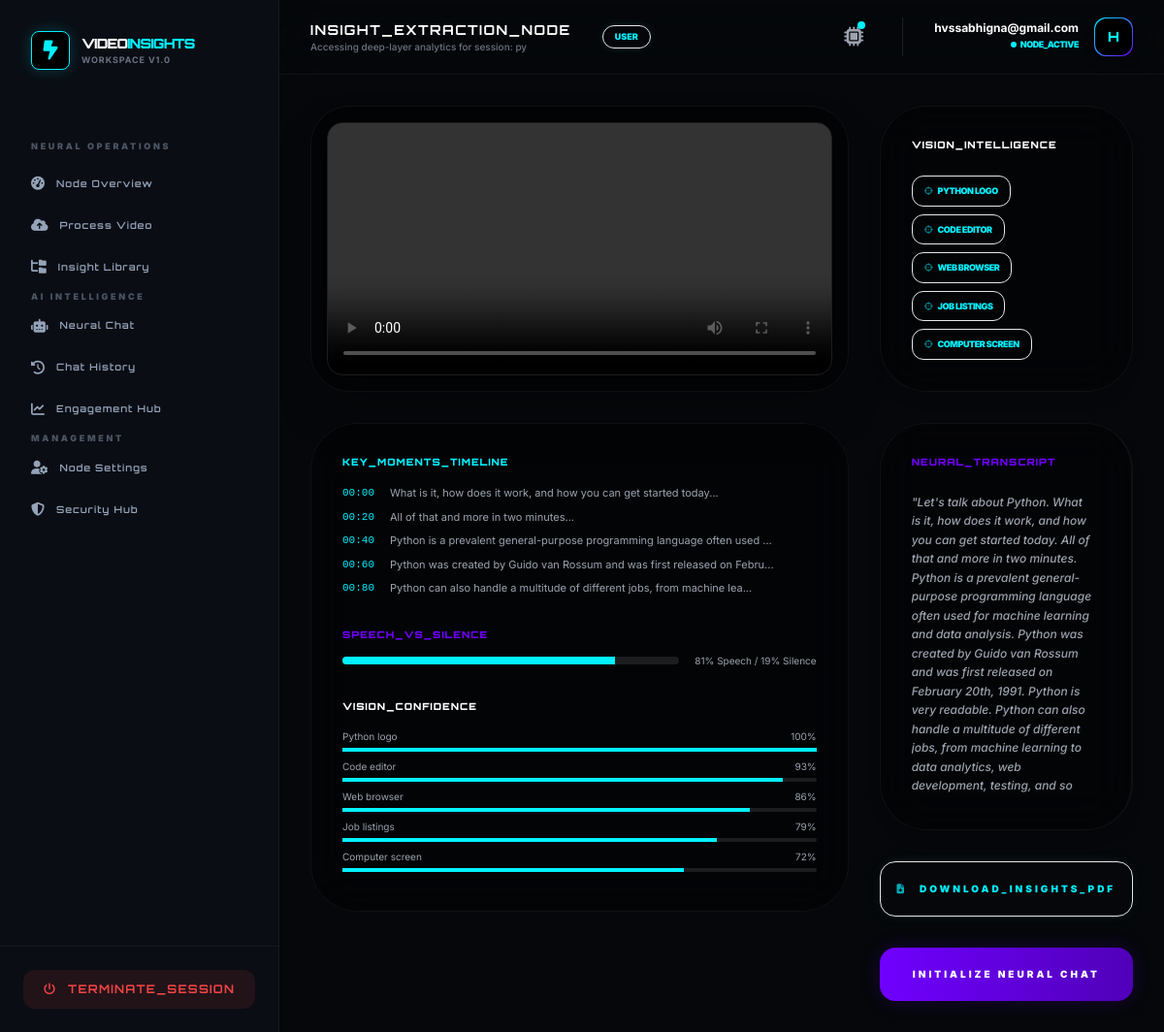
Screenshot of /analysis/insights/47/ (signed in) with the database file from the repository.
### videos/models.py (models this page shows)
class VideoAnalysis(models.Model):
    user = models.ForeignKey(settings.AUTH_USER_MODEL, on_delete=models.CASCADE)
    title = models.CharField(max_length=255)
    video_file = models.FileField(upload_to='videos/', null=True, blank=True) # Binary Node
    youtube_url = models.URLField(null=True, blank=True) # Stream Node
    transcript = models.TextField(null=True, blank=True) # Speech-to-Text Node
    summary = models.TextField(null=True, blank=True)
    keywords = models.JSONField(default=list) # NLP Topic Node
    engagement_data = models.JSONField(default=list, null=True, blank=True)
    objects_detected = models.JSONField(default=list) # Computer Vision Node
    key_moments = models.JSONField(default=list, blank=True)
    activity_type = models.CharField(max_length=100, default="General Analysis")
    created_at = models.DateTimeField(auto_now_add=True)
    ai_processed = models.BooleanField(default=False)
    ai_failed = models.BooleanField(default=False)

### accounts/models.py (models this page shows, shortened)
class User(AbstractUser):
    username = None
    email = models.EmailField(unique=True)
    ROLE_CHOICES = (
        ('admin', 'Admin'),
        ('user', 'User'),
    )
    role = models.CharField(max_length=10, choices=ROLE_CHOICES, default='user')
    is_verified = models.BooleanField(default=False)
    login_count = models.PositiveIntegerField(default=0)
    USERNAME_FIELD = 'email'
    REQUIRED_FIELDS = []
    objects = CustomUserManager()

### analysis/views.py (the view, shortened to what this page needs)
# urls.py: path('insights/<int:pk>/', views.video_insight_detail, name='video_insight_detail'),
@login_required
def video_insight_detail(request, pk):
    video = get_object_or_404(VideoAnalysis, pk=pk)
    sentences = [s.strip() for s in video.transcript.split(".") if len(s.strip()) > 25]
    key_moments = []
    for i, s in enumerate(sentences[:5]):
        key_moments.append({"time": f"00:{i*20:02d}", "label": s[:70] + "..."})
    word_count = len(video.transcript.split())
    speech_ratio = min(90, max(60, int(word_count / 2)))
    silence_ratio = 100 - speech_ratio
    vision_confidence = []
    for idx, obj in enumerate(video.objects_detected):
        vision_confidence.append({"label": obj, "confidence": max(55, 100 - idx * 7)})
    video.embed_url = None
    if video.youtube_url:
        if "watch?v=" in video.youtube_url:
            video.embed_url = video.youtube_url.replace("watch?v=", "embed/")
        elif "youtu.be/" in video.youtube_url:
            video.embed_url = video.youtube_url.replace("youtu.be/", "youtube.com/embed/")
    return render(request, "analysis/insight_dashboard.html", {
        "video": video,
        "key_moments": key_moments,
        "speech_ratio": speech_ratio,
        "silence_ratio": silence_ratio,
        "vision_confidence": vision_confidence
    })

### templates/analysis/insight_dashboard.html (shortened to what this page needs)
{% extends "base2.html" %}
{% block page_title %}INSIGHT_EXTRACTION_NODE{% endblock %}
{% block page_subtitle %}Accessing deep-layer analytics for session: {{ video.title }}{% endblock %}
{% block content %}
<div class="grid lg:grid-cols-3 gap-8 animate-fade-in">
    <div class="lg:col-span-2 space-y-8">
        <div class="bg-black/40 border border-white/5 p-4 rounded-[2.5rem] backdrop-blur-xl overflow-hidden shadow-2xl">
            {% if video.video_file %}
                <video class="w-full rounded-2xl border border-white/10 shadow-[0_0_30px_rgba(0,0,0,0.5)]" controls>
                    <source src="{{ video.video_file.url }}" type="video/mp4">
                </video>
            {% endif %}
        </div>
<div class="bg-black/40 border border-white/5 p-8 rounded-[3rem] backdrop-blur-xl space-y-8">
    <div>
        <h4 class="orbitron text-[10px] font-black text-[var(--accent-cyan)] tracking-widest uppercase mb-4">
            Key_Moments_Timeline
        </h4>
        <ul class="space-y-2">
            {% for m in key_moments %}
            <li class="text-[11px] text-gray-400 flex gap-4">
                <span class="text-[var(--accent-cyan)] font-mono">{{ m.time }}</span>
                <span>{{ m.label }}</span>
            </li>
            {% endfor %}
        </ul>
    </div>
    <div>
        <h4 class="orbitron text-[10px] font-black text-[var(--accent-purple)] tracking-widest uppercase mb-3">
            Speech_vs_Silence
        </h4>
        <div class="flex items-center gap-4">
            <div class="flex-1 h-2 bg-white/10 rounded-full overflow-hidden">
                <div class="h-full bg-[var(--accent-cyan)]"
                     style="width: {{ speech_ratio }}%"></div>
            </div>
            <span class="text-[10px] text-gray-400">
                {{ speech_ratio }}% Speech / {{ silence_ratio }}% Silence
            </span>
        </div>
    </div>
    <div>
        <h4 class="orbitron text-[10px] font-black text-white tracking-widest uppercase mb-4">
            Vision_Confidence
        </h4>
        {% for v in vision_confidence %}
        <div class="mb-2">
            <div class="flex justify-between text-[10px] text-gray-400 mb-1">
                <span>{{ v.label }}</span>
                <span>{{ v.confidence }}%</span>
            </div>
            <div class="h-1 bg-white/10 rounded-full">
                <div class="h-full bg-[var(--accent-cyan)]"
                     style="width: {{ v.confidence }}%"></div>
            </div>
        </div>
        {% endfor %}
    </div>
</div>
    </div>
    <div class="space-y-8">
        <div class="bg-black/40 border border-white/5 p-8 rounded-[3rem] backdrop-blur-xl shadow-lg">
            <h4 class="orbitron text-[10px] font-black text-white tracking-widest mb-6 uppercase">
                Vision_Intelligence
            </h4>
            <div class="flex flex-wrap gap-2">
                {% for obj in video.objects_detected %}
                    <span class="bg-[var(--accent-cyan)]/5 text-[var(--accent-cyan)] text-[9px] font-black px-3 py-2 rounded-xl border border-[var(--accent-cyan)]/10 uppercase tracking-tighter">
                        <i class="fa fa-crosshairs mr-1 opacity-50"></i> {{ obj }}
                    </span>
                {% empty %}
                    <p class="text-[9px] text-gray-700 italic">Vision node initializing...</p>
                {% endfor %}
            </div>
        </div>
        <div class="bg-black/40 border border-white/5 p-8 rounded-[3rem] backdrop-blur-xl h-[420px] flex flex-col shadow-lg border-r-2 border-r-[var(--accent-purple)]/20">
            <div class="flex-1 overflow-y-auto pr-2 custom-scrollbar">
                <h4 class="orbitron text-[10px] font-black text-[var(--accent-purple)] tracking-widest mb-6 uppercase">
                    Neural_Transcript
                </h4>
                <p class="text-xs text-gray-400 leading-relaxed mb-10 italic font-medium">
                    "{{ video.transcript|default:"Decoding audio stream..." }}"
                </p>
            </div>
        </div>
        <a href="{% url 'download_pdf_report' video.pk %}"
           class="block w-full bg-transparent border border-[var(--accent-cyan)]/40 hover:border-[var(--accent-cyan)] hover:bg-[var(--accent-cyan)]/5 text-[var(--accent-cyan)] text-center py-5 rounded-2xl font-black uppercase tracking-[0.3em] text-[10px] transition-all duration-300 shadow-[0_0_15px_rgba(0,255,255,0.05)] hover:shadow-[0_0_20px_rgba(0,255,255,0.15)]">
            <i class="fa fa-file-arrow-down mr-2 opacity-70"></i>
            Download_Insights_PDF
        </a>
        <a href="{% url 'ai_chatbot_with_video' video.pk %}"
           class="block w-full glow-button bg-gradient-to-r from-[var(--accent-purple)] to-[#5000b8] text-white text-center py-5 rounded-2xl font-black uppercase tracking-[0.3em] text-[10px] shadow-[0_0_20px_rgba(112,0,255,0.2)]">
            Initialize Neural Chat
        </a>
    </div>
</div>
{% endblock %}

### templates/base2.html (shortened to what this page needs)
<!DOCTYPE html>
<html lang="en">
<head>
    <script src="https://cdn.tailwindcss.com"></script>
    <link rel="stylesheet" href="https://cdnjs.cloudflare.com/ajax/libs/font-awesome/6.4.2/css/all.min.css">
</head>
<body class="min-h-screen flex">
<aside class="w-72 bg-[var(--sidebar-bg)] border-r border-white/5 hidden lg:flex flex-col sticky top-0 h-screen z-50">
    <div class="p-8">
        <a href="/" class="flex items-center gap-3">
            <div class="w-10 h-10 rounded-lg flex items-center justify-center bg-black border border-[var(--accent-cyan)] shadow-[0_0_15px_rgba(0,242,255,0.2)]">
                <i class="fa-solid fa-bolt-lightning text-xl text-[var(--accent-cyan)]"></i>
            </div>
            <div>
                <h2 class="orbitron text-sm font-black text-white tracking-tighter">VIDEO<span class="text-[var(--accent-cyan)]">INSIGHTS</span></h2>
                <p class="text-[9px] text-gray-500 uppercase tracking-widest font-bold">Workspace v1.0</p>
            </div>
        </a>
    </div>
    <nav class="flex-1 px-4 py-4 space-y-1 overflow-y-auto">
        {% if user.role == 'admin' %}
            {% include "partials/sidebar_admin.html" %}
        {% else %}
            {% include "partials/sidebar_user.html" %}
        {% endif %}
    </nav>
    <div class="p-6 border-t border-white/5">
        <a href="{% url 'logout' %}"
           class="flex items-center justify-center gap-3 px-4 py-3 rounded-xl bg-red-500/10 text-red-500 font-bold hover:bg-red-500 hover:text-white transition duration-300 orbitron text-xs tracking-widest">
            <i class="fa-solid fa-power-off"></i> TERMINATE_SESSION
        </a>
    </div>
</aside>
<div class="flex-1 flex flex-col min-w-0">
    <header class="bg-[var(--sidebar-bg)]/80 backdrop-blur-xl border-b border-white/5 sticky top-0 z-40 px-8 py-4 flex justify-between items-center">
        <div class="flex items-center gap-4">
             <div class="hidden sm:block">
                <h1 class="orbitron text-sm font-bold text-white tracking-widest uppercase">
                    {% block page_title %}Operational_Dashboard{% endblock page_title %}
                </h1>
                <p class="text-[10px] text-gray-500 font-medium">
                    {% block page_subtitle %}Synchronizing with Neural Pipeline...{% endblock page_subtitle %}
                </p>
             </div>
             <span class="bg-[var(--accent-cyan)]/10 text-[var(--accent-cyan)] text-[9px] uppercase font-black px-3 py-1 rounded-full ml-4 border border-[var(--accent-cyan)]/20 shadow-[0_0_10px_rgba(0,242,255,0.1)]">
                {{ user.role|default:"User" }}
             </span>
        </div>
        <div class="flex items-center gap-8">
            <div class="relative group">
                <button class="relative p-2 text-gray-400 hover:text-[var(--accent-cyan)] transition-colors">
                    <i class="fa-solid fa-microchip text-xl"></i>
                    <span class="absolute top-1.5 right-1.5 w-2 h-2 bg-[var(--accent-cyan)] rounded-full animate-pulse"></span>
                </button>
            </div>
            <div class="flex items-center gap-4 border-l border-white/10 pl-8">
                <div class="text-right hidden sm:block">
                    <p class="text-xs font-bold text-white leading-none mb-1">{{ user.email }}</p>
                    <p class="text-[9px] text-[var(--accent-cyan)] font-black uppercase flex items-center justify-end gap-1 tracking-tighter">
                        <span class="w-1.5 h-1.5 bg-[var(--accent-cyan)] rounded-full animate-ping"></span> NODE_ACTIVE
                    </p>
                </div>
                <div class="w-10 h-10 rounded-xl bg-gradient-to-br from-[var(--accent-cyan)] to-[var(--accent-purple)] p-[1px] shadow-lg">
                    <div class="w-full h-full bg-black rounded-xl flex items-center justify-center text-[var(--accent-cyan)] font-black orbitron text-sm">
                        {{ user.email|first|upper }}
                    </div>
                </div>
            </div>
        </div>
    </header>
    <main class="flex-1 p-8 overflow-y-auto">
        <div class="max-w-7xl mx-auto animate-fade-in">
            {% block content %}{% endblock content %}
        </div>
    </main>
</div>
</body>
</html>

### templates/base2.html (style rules this page uses)
:root { --bg-workspace: #05070a; --sidebar-bg: #0a0d14; --accent-cyan: #00f2ff; --accent-purple: #7000ff; --card-dark: #10141d; }
body { font-family: 'Inter', sans-serif; background-color: var(--bg-workspace); color: #e2e8f0; }
.orbitron { font-family: 'Orbitron', sans-serif; }
.animate-fade-in { animation: fadeIn 0.3s ease-out; }

### rows the page displays
VideoAnalysis: title "py", transcript "Let's talk about Python. What is it, how does it work, and how you can get started today. All of that and more in two minutes. Python is a prevalent general-purpose programming language often used for machine learning and data analysis. Python was created by Guido van Rossum and was first released on February 20th, 1991. Python is very readable. Python can also handle a multitude of different jobs, from machine learning to data analytics, web development, testing, and so…"
User: role "USER", email "hvssabhigna@gmail.com", email|first "H"

### other values shown
{{ m.time }} "00:00" "00:20" "00:40" "00:60" "00:80"
{{ m.label }} "What is it, how does it work, and how you can get started today..." "All of that and more in two minutes..." "Python is a prevalent general-purpose programming language often used ..." "Python was created by Guido van Rossum and was first released on Febru..." "Python can also handle a multitude of different jobs, from machine lea..."
{{ speech_ratio }} "81"
{{ silence_ratio }} "19"
{{ v.label }} "Python logo" "Code editor" "Web browser" "Job listings" "Computer screen"
{{ v.confidence }} "100" "93" "86" "79" "72"
{{ obj }} "PYTHON LOGO" "CODE EDITOR" "WEB BROWSER" "JOB LISTINGS" "COMPUTER SCREEN"
